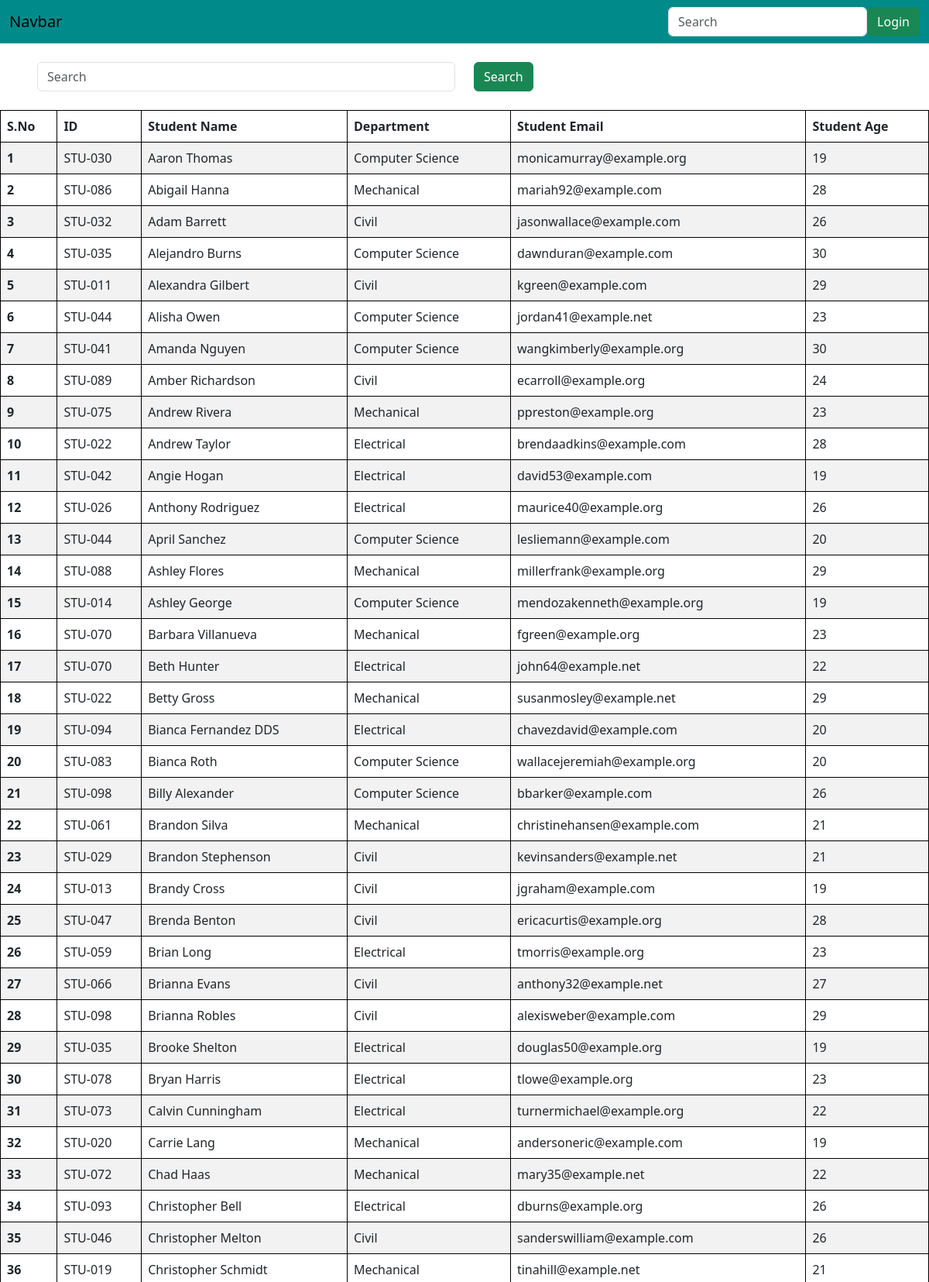
The page /students/ (upper part) on the database its author committed.
### vege/models.py (models this page shows, shortened)
class Student(models.Model):
    department = models.ForeignKey(Department, related_name="depart" ,on_delete=models.CASCADE)
    student_id = models.OneToOneField(StudentID, related_name="studentid", on_delete=models.CASCADE)
    student_name = models.CharField(max_length=100)
    student_email = models.EmailField(unique=True)
    student_age = models.IntegerField(default=18)
    student_address = models.TextField()
    class Meta:
        ordering = ['student_name']
        verbose_name = "student"

class StudentID(models.Model):
    student_id = models.CharField(max_length=100)
    def __str__(self) -> str:
        return self.student_id

class Department(models.Model):
    department = models.CharField(max_length=100)
    def __str__(self) -> str:
        return self.department
    class Meta:
        ordering = ['department']

### vege/views.py (the view, shortened to what this page needs)
# urls.py: path('students/' , get_students, name='get_students'),
def get_students(request):
    queryset = Student.objects.all()
    paginator = Paginator(queryset, 50)  # Show 50 contacts per page.
    page_number = request.GET.get("page",1)
    page_obj = paginator.get_page(page_number)
    return render(request, 'report/student.html', {'queryset':page_obj})

### vege/templates/report/student.html (shortened to what this page needs)
{% extends 'base.html' %}
{% block start %}
<div class"=row justify-content-center mt-5 ">
    <form class="mb-4 mt-4 px-5">
        <div class="row">
            <div class="col-md-6">
                <input class="form-control" name="search" placeholder="Search">
            </div>
            <div class="col-md-6">
                <button class="btn btn-success">Search</button>
            </div>
        </div>
    </form>
    <table class="table table-striped">
        <thead>
          <tr>
            <th scope="col">S.No</th>
            <th scope="col">ID</th>
            <th scope="col">Student Name</th>
            <th scope="col">Department</th>
            <th scope="col">Student Email</th>
            <th scope="col">Student Age</th>
          </tr>
        </thead>
        <tbody>
        {% for student in queryset %}
          <tr>
            <th scope="row">{{forloop.counter}}</th>
            <td>{{student.student_id}}</td>
            <td>{{student.student_name}}</td>
            <td>{{student.department}}</td>
            <td>{{student.student_email}}</td>
            <td>{{student.student_age}}</td>
          </tr>
        {% endfor %}
        </tbody>
    </table>
</div>
{% endblock start %}

### home/templates/base.html (shortened to what this page needs)
<!DOCTYPE html>
<html>
    <head>
        <link rel="stylesheet" href="">
        <link href="https://cdn.jsdelivr.net/npm/bootstrap@5.3.0/dist/css/bootstrap.min.css" rel="stylesheet">
    </head>
    <body>
        <nav class="navbar navbar-light" style="background-color: #008b8b;">
            <div class="container-fluid">
                <a class="navbar-brand">Navbar</a>
                <form class="d-flex" role="search">
                    <input class="form-control mr-sm-2" type="search" placeholder="Search" aria-label="Search">
                {%if request.user.is_authenticated %}
                    <a href="/logout/" class="btn btn-success" type="submit"> Logout </a>
                {% else %}
                    <a href="/login/" class="btn btn-success" type="submit"> Login </a>
                {%endif%}
                </form>
            </div>
        </nav>
        {% block start %}
        {% endblock %}
    </body>
</html>

### home/templates/base.html (style rules this page uses)
table, th, td { border: 1px solid black; }

### rows shown on the page
Student: student_id "STU-030", student_name "Aaron Thomas", department "Computer Science", student_email "monicamurray@example.org", student_age "19"
Student: student_id "STU-086", student_name "Abigail Hanna", department "Mechanical", student_email "mariah92@example.com", student_age "28"
Student: student_id "STU-032", student_name "Adam Barrett", department "Civil", student_email "jasonwallace@example.com", student_age "26"
Student: student_id "STU-035", student_name "Alejandro Burns", department "Computer Science", student_email "dawnduran@example.com", student_age "30"
Student: student_id "STU-011", student_name "Alexandra Gilbert", department "Civil", student_email "kgreen@example.com", student_age "29"
Student: student_id "STU-044", student_name "Alisha Owen", department "Computer Science", student_email "jordan41@example.net", student_age "23"
Student: student_id "STU-041", student_name "Amanda Nguyen", department "Computer Science", student_email "wangkimberly@example.org", student_age "30"
Student: student_id "STU-089", student_name "Amber Richardson", department "Civil", student_email "ecarroll@example.org", student_age "24"
Student: student_id "STU-075", student_name "Andrew Rivera", department "Mechanical", student_email "ppreston@example.org", student_age "23"
Student: student_id "STU-022", student_name "Andrew Taylor", department "Electrical", student_email "brendaadkins@example.com", student_age "28"
Student: student_id "STU-042", student_name "Angie Hogan", department "Electrical", student_email "david53@example.com", student_age "19"
Student: student_id "STU-026", student_name "Anthony Rodriguez", department "Electrical", student_email "maurice40@example.org", student_age "26"
Student: student_id "STU-044", student_name "April Sanchez", department "Computer Science", student_email "lesliemann@example.com", student_age "20"
Student: student_id "STU-088", student_name "Ashley Flores", department "Mechanical", student_email "millerfrank@example.org", student_age "29"
Student: student_id "STU-014", student_name "Ashley George", department "Computer Science", student_email "mendozakenneth@example.org", student_age "19"
Student: student_id "STU-070", student_name "Barbara Villanueva", department "Mechanical", student_email "fgreen@example.org", student_age "23"
Student: student_id "STU-070", student_name "Beth Hunter", department "Electrical", student_email "john64@example.net", student_age "22"
Student: student_id "STU-022", student_name "Betty Gross", department "Mechanical", student_email "susanmosley@example.net", student_age "29"
Student: student_id "STU-094", student_name "Bianca Fernandez DDS", department "Electrical", student_email "chavezdavid@example.com", student_age "20"
Student: student_id "STU-083", student_name "Bianca Roth", department "Computer Science", student_email "wallacejeremiah@example.org", student_age "20"
Student: student_id "STU-098", student_name "Billy Alexander", department "Computer Science", student_email "bbarker@example.com", student_age "26"
Student: student_id "STU-061", student_name "Brandon Silva", department "Mechanical", student_email "christinehansen@example.com", student_age "21"
Student: student_id "STU-029", student_name "Brandon Stephenson", department "Civil", student_email "kevinsanders@example.net", student_age "21"
Student: student_id "STU-013", student_name "Brandy Cross", department "Civil", student_email "jgraham@example.com", student_age "19"
Student: student_id "STU-047", student_name "Brenda Benton", department "Civil", student_email "ericacurtis@example.org", student_age "28"
Student: student_id "STU-059", student_name "Brian Long", department "Electrical", student_email "tmorris@example.org", student_age "23"
Student: student_id "STU-066", student_name "Brianna Evans", department "Civil", student_email "anthony32@example.net", student_age "27"
Student: student_id "STU-098", student_name "Brianna Robles", department "Civil", student_email "alexisweber@example.com", student_age "29"
Student: student_id "STU-035", student_name "Brooke Shelton", department "Electrical", student_email "douglas50@example.org", student_age "19"
Student: student_id "STU-078", student_name "Bryan Harris", department "Electrical", student_email "tlowe@example.org", student_age "23"
Student: student_id "STU-073", student_name "Calvin Cunningham", department "Electrical", student_email "turnermichael@example.org", student_age "22"
Student: student_id "STU-020", student_name "Carrie Lang", department "Mechanical", student_email "andersoneric@example.com", student_age "19"
Student: student_id "STU-072", student_name "Chad Haas", department "Mechanical", student_email "mary35@example.net", student_age "22"
Student: student_id "STU-093", student_name "Christopher Bell", department "Electrical", student_email "dburns@example.org", student_age "26"
Student: student_id "STU-046", student_name "Christopher Melton", department "Civil", student_email "sanderswilliam@example.com", student_age "26"
Student: student_id "STU-019", student_name "Christopher Schmidt", department "Mechanical", student_email "tinahill@example.net", student_age "21"
